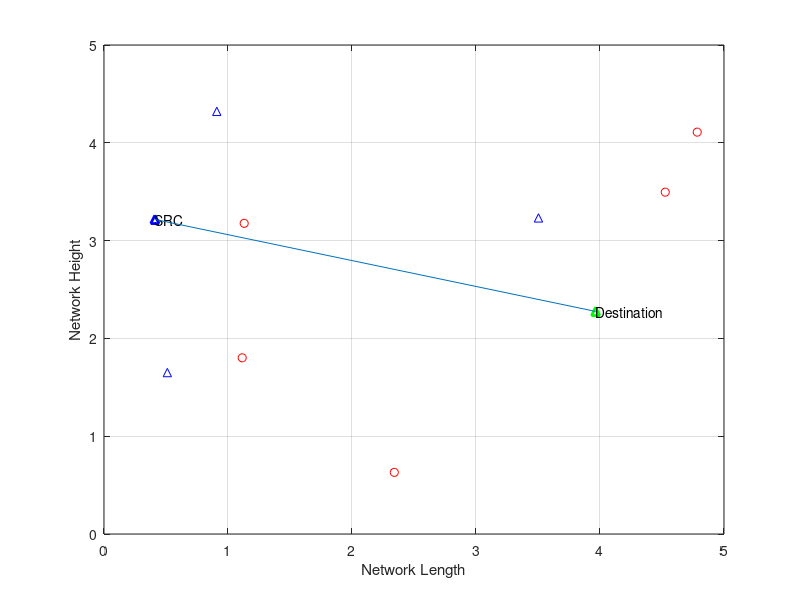

Reproduce this figure in MATLAB.
%Generating node locations to help aid in the routing of a UAV
%Genuine Nodes represent refill stations
%Malicious Nodes represent areas to avoid
clc;
clear all;
close all;
no_nodes = input('Enter the number of nodes: ');
no_nodes_m = input('Enter the number of malicious nodes: ');
network_length = input('Enter the length of the network: ');
network_width = input('Enter the width of the network: ');

for i = 1:no_nodes
    x_loc(i) = network_length*rand;
    y_loc(i) = network_width*rand;
    %nodes_id(i) = i; 
    plot(x_loc(i),y_loc(i),'b^','linestyle','none')
    hold on
    xlabel('Network Length');
    ylabel('Network Height');
    grid on
    pause(.1);
end
for j = 1:no_nodes_m
    x_loc_m(j) = network_length*rand;
    y_loc_m(j) = network_width*rand;
    %nodes_id_m(j) = j; 
    plot(x_loc_m(j),y_loc_m(j),'ro','linestyle','none')
    hold on;
    xlabel('Network Length');
    ylabel('Network Height');
    grid on
    pause(.1);
end

source = rem(round((no_nodes+no_nodes_m)*rand),no_nodes);
if source == 0
    source = 15;
end
destination = rem(round((no_nodes+no_nodes_m)*rand),no_nodes);
if destination == 0
    destination = 16;
end
figure(1)
plot(x_loc(source),y_loc(source),'b^','linewidth',2);
text(x_loc(source),y_loc(source), 'SRC')

hold on
plot(x_loc(destination),y_loc(destination),'g^','linewidth',2);
text(x_loc(destination),y_loc(destination), 'Destination')

% Location of nodes
% Genuine
genuine = [x_loc; y_loc];
% Malicious
malicious = [x_loc_m; y_loc_m];

% Connecting source and destination
source_loc = [x_loc(source), y_loc(source)];
destination_loc = [x_loc(destination), y_loc(destination)];
p1 = [source_loc(1) destination_loc(1)];
p2 = [source_loc(2) destination_loc(2)];
x = [p1(1) p2(1)];
y = [p1(2) p2(2)];
plot([x(1) y(1)],[x(2) y(2)])

idx = [genuine(1,:); genuine(2,:)];
idx1 = [malicious(1,:); malicious(2,:)];

% distance from origin to destination

d_location = sqrt((destination_loc(1)-0)^2+(destination_loc(2)-0)^2);
d_source = sqrt((source_loc(1)-destination_loc(1))^2+(source_loc(2)-destination_loc(2))^2);
%distances = dijkstra(idx(1,:),[floor(d_source),floor(d_location)]);

